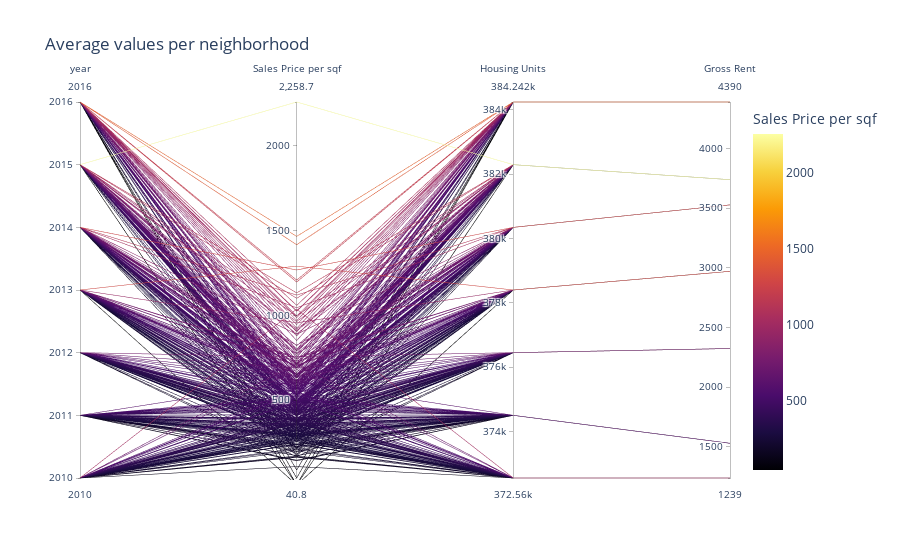

The notebook cell this image was saved under:
### Markdown cell above
## Parallel Coordinates and Parallel Categories Analysis

In this section, you will use plotly express to create parallel coordinates and parallel categories visualizations so that investors can interactively filter and explore various factors related to the sales price of the neighborhoods. 

Using the DataFrame of Average values per neighborhood (calculated above), create the following visualizations:
1. Create a Parallel Coordinates Plot
2. Create a Parallel Categories Plot

### Code cell
# Parallel Coordinates Plot

px.parallel_coordinates(
    top_10_most_expensive, 
    title='Average values per neighborhood',
    labels={'neighborhood': "Neighborhood", 
            'sale_price_sqr_foot':'Sales Price per sqf',
           'housing_units':'Housing Units',
           'gross_rent':'Gross Rent'},
    color='sale_price_sqr_foot', 
    color_continuous_scale=px.colors.sequential.Inferno,

)

### Figure 1 — Plotly figure (JSON) as saved in the notebook; plotly's stock layout.template omitted (floating-point values rounded to 4 significant figures; data arrays with more than 128 entries replaced by an {"elided": "..."} marker saying what was removed)
{"data": [{"dimensions": [{"label": "year", "values": {"elided": "397 int values"}}, {"label": "Sales Price per sqf", "values": {"elided": "397 float values"}}, {"label": "Housing Units", "values": {"elided": "397 int values"}}, {"label": "Gross Rent", "values": {"elided": "397 int values"}}], "domain": {"x": [0, 1], "y": [0, 1]}, "line": {"color": {"elided": "397 float values"}, "coloraxis": "coloraxis"}, "name": "", "type": "parcoords"}], "layout": {"autosize": true, "coloraxis": {"colorbar": {"title": {"text": "Sales Price per sqf"}}, "colorscale": [[0, "#000004"], [0.1111, "#1b0c41"], [0.2222, "#4a0c6b"], [0.3333, "#781c6d"], [0.4444, "#a52c60"], [0.5556, "#cf4446"], [0.6667, "#ed6925"], [0.7778, "#fb9b06"], [0.8889, "#f7d13d"], [1, "#fcffa4"]]}, "legend": {"tracegroupgap": 0}, "title": {"text": "Average values per neighborhood"}}}
